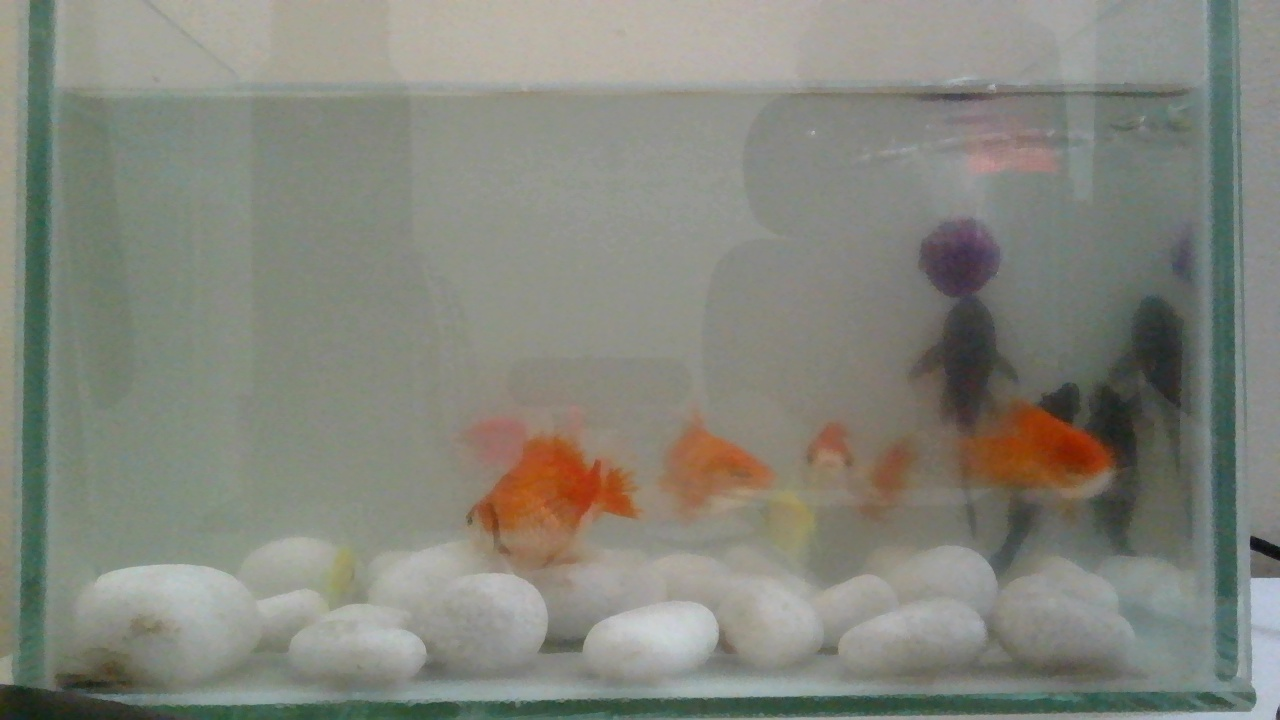
#> input picture dataset/raw/fish_0002.jpg, 1280 x 720 px, given in place of the camera
$ python fish_monitor.py
#> lines starting #> are read from the running program, lines starting #| are printed output that depends on the picture
# -*- coding: utf-8 -*-
"""
SmartEyes Fish Monitor v7 - Rock-Solid Stationary Stone Rejection
==================================================================
Key Fixes & Innovations:
  1. Permanent Stationary Stone Blacklist:
     - Real fish in water are never frozen in the exact same pixel position.
     - Monitors every candidate centroid: if an object's net displacement is
       < 3.5 px over 15 frames (0.5s), it is marked as a STATIONARY STONE.
     - Once blacklisted, all detections at that rock location are permanently
       silenced and dropped!
  2. Bottom Gravel Bed White-Stone Optical Filter:
     - Detects low-saturation / high-brightness white pebbles at the tank bottom
       and rejects them instantly.
  3. Strict Motion Verification (Bug Fix):
     - Eliminated the bug that allowed stationary objects through after locking.
     - Candidate boxes must have active motion or confirmed velocity.
  4. Multi-Factor Identity & Pattern Recognition:
     - Distinguishes similar-looking fish by combining:
         * 128-dim 3D HSV color-pattern histogram
         * Relative body size / area
         * Body aspect ratio (elongation vs roundness)
         * Hue tone & saturation profile
  5. Minimalist UI & 30 FPS:
     - Clean glowing dot on each fish centroid.
     - 'Fish 1', 'Fish 2', etc. floating neatly above each dot.
     - Breadcrumb trail of where the fish swam.
     - Smooth threaded 30 FPS video feed.

Controls:
  R       = Recalibrate fish population
  1 to 9  = Manually lock the exact number of fish on the fly
  Space   = Finalize calibration immediately
  S       = Save tracking log to fish_state.json
  Q       = Quit
"""

import time
import json
import math
import sys
import os
import threading
from collections import deque
from datetime import datetime

import cv2
import numpy as np

try:
    from ultralytics import YOLO
    HAS_YOLO = True
except ImportError:
    HAS_YOLO = False

# =============================================================================
#   CONFIGURATION
# =============================================================================

CAMERA_INDEX        = 0
CAPTURE_WIDTH       = 1280
CAPTURE_HEIGHT      = 720
TARGET_FPS          = 30

DISPLAY_W           = 1280
DISPLAY_H           = 720

MODEL_PATH          = "aquarium_best.pt"
CALIB_DURATION      = 5.0    # seconds to observe motion and count population
DEFAULT_FALLBACK_N  = 6      # fallback if no fish moving during calibration

# --- Tracking Parameters ---
SPATIAL_GATE_DIST   = 160    # max px distance for frame-to-frame continuity
SMOOTH_ALPHA        = 0.70   # position smoothing (0.7 new + 0.3 old)
COAST_FRAMES        = 10     # keep dot at last position if temporarily occluded

# --- Stationary Stone Rejection Parameters ---
STATIC_MAX_DISP     = 3.5    # px: max net displacement to classify as stationary
STATIC_HOLD_FRAMES  = 14     # frames (~0.45s) of zero motion before blacklisting stone
STATIC_PURGE_DIST   = 35.0   # px radius: ignore all future detections around blacklisted stone

# --- Aesthetics ---
DOT_RADIUS          = 5
TRAIL_LENGTH        = 20
FONT                = cv2.FONT_HERSHEY_SIMPLEX

# Distinct palette for fish dots (BGR)
PALETTE = [
    (0,   215, 255),   # Fish 1: Amber / Gold
    (50,  235,  70),   # Fish 2: Neon Green
    (255, 100, 210),   # Fish 3: Magenta / Pink
    (255, 185,  40),   # Fish 4: Sky Blue
    (30,  130, 255),   # Fish 5: Orange
    (220, 240, 255),   # Fish 6: Pearl White
    (190,  70, 255),   # Fish 7: Violet
    (40,  255, 220),   # Fish 8: Cyan
    (250, 210, 100),   # Fish 9: Turquoise
]

def get_palette_color(index: int):
    return PALETTE[index % len(PALETTE)]

# =============================================================================
#   THREADED CAMERA STREAM (Rock-Solid 30 FPS)
# =============================================================================

class VideoStream:
    """Non-blocking background camera reader for steady 30 FPS."""
    def __init__(self, src=0, width=1280, height=720):
        self.stream = cv2.VideoCapture(src, cv2.CAP_DSHOW)
        if not self.stream.isOpened():
            self.stream = cv2.VideoCapture(src)

        self.stream.set(cv2.CAP_PROP_FOURCC, cv2.VideoWriter_fourcc(*'MJPG'))
        self.stream.set(cv2.CAP_PROP_FRAME_WIDTH, width)
        self.stream.set(cv2.CAP_PROP_FRAME_HEIGHT, height)
        self.stream.set(cv2.CAP_PROP_FPS, TARGET_FPS)

        self.ret, self.frame = self.stream.read()
        self.stopped = False
        self.lock = threading.Lock()
        self.thread = threading.Thread(target=self._update, daemon=True)
        self.thread.start()

    def _update(self):
        while not self.stopped:
            ret, frame = self.stream.read()
            if not ret:
                time.sleep(0.01)
                continue
            with self.lock:
                self.ret = ret
                self.frame = frame

    def read(self):
        with self.lock:
            if self.frame is None:
                return False, None
            return self.ret, self.frame.copy()

    def is_opened(self):
        return self.stream.isOpened()

    def stop(self):
        self.stopped = True
        if self.thread.is_alive():
            self.thread.join(timeout=1.0)
        self.stream.release()

# =============================================================================
#   STATIONARY STONE BLACKLIST ENGINE
# =============================================================================

class StationaryStoneFilter:
    """
    Monitors all detection centroids over consecutive frames.
    If an object remains virtually motionless (< 3.5 px displacement over 14 frames),
    it is permanently blacklisted as a stone / decoration and suppressed!
    """
    def __init__(self):
        self.probes = []           # tracked candidate locations
        self.blacklist = []        # list of (x, y, radius) permanent stone locations

    # [6 lines left out: function is_stone_location, not called in this run]

    def filter_and_update(self, raw_candidates):
        """
        raw_candidates: list of dicts with 'cx', 'cy', 'bbox', 'sig'
        Returns: list of valid MOVING fish candidates (stationary stones purged).
        """
        valid_candidates = []
        matched_probes = set()

        for cand in raw_candidates:
            cx, cy = cand['cx'], cand['cy']

            # If already near a known stationary stone, instantly discard!
            if self.is_stone_location(cx, cy):
                continue

            # Associate with existing probe
            best_p = None
            best_d = 28.0
            for i, p in enumerate(self.probes):
                if i in matched_probes:
                    continue
                d = math.hypot(cx - p['cx'], cy - p['cy'])
                if d < best_d:
                    best_d = d
                    best_p = i

            if best_p is not None:
                matched_probes.add(best_p)
                p = self.probes[best_p]
                orig_x, orig_y = p['history'][0]
                disp = math.hypot(cx - orig_x, cy - orig_y)
                p['history'].append((cx, cy))
                p['cx'], p['cy'] = cx, cy

                # Check if it has failed to move over enough frames
                if len(p['history']) >= STATIC_HOLD_FRAMES and disp < STATIC_MAX_DISP:
                    # Stationary stone confirmed!
                    self.blacklist.append((cx, cy, STATIC_PURGE_DIST))
                    # print(f"  [STONE BLACKLISTED] Fixed stone at ({cx:.0f}, {cy:.0f}) - Net move only {disp:.1f}px")
                else:
                    valid_candidates.append(cand)
            else:
                # New probe
                h = deque(maxlen=STATIC_HOLD_FRAMES * 2)
                h.append((cx, cy))
                self.probes.append({'history': h, 'cx': cx, 'cy': cy})
                valid_candidates.append(cand)

        # Cleanup old probes that disappeared
        if len(self.probes) > 50:
            self.probes = self.probes[-30:]

        return valid_candidates

# =============================================================================
#   WHITE-STONE OPTICAL FILTER (Bottom Gravel Bed)
# =============================================================================

# [81 lines left out: functions is_white_stone_optical, extract_multi_factor_signature, compute_similarity, not called in this run]

# =============================================================================
#   TRACKED FISH ENTITY
# =============================================================================

class TrackedFish:
    # [69 lines left out: functions __init__, update_position, mark_missed, to_dict, greedy_bipartite_match, not called in this run]

# =============================================================================
#   FISH TRACKING & POPULATION ENGINE
# =============================================================================

class SmartEyesEngine:
    def __init__(self, model_path=MODEL_PATH):
        self.fishes = []                  # list of TrackedFish
        self.population_locked = False
        self.target_population = DEFAULT_FALLBACK_N

        # MOG2 background subtractor
        self.bg_sub = cv2.createBackgroundSubtractorMOG2(history=300, varThreshold=32, detectShadows=False)

        # Permanent stone rejector
        self.stone_filter = StationaryStoneFilter()

        # Calibration state
        self.calibrating = True
        self.calib_start = time.time()
        self.calib_counts = deque(maxlen=200)

        # YOLO Detector
        self.detector = None
        if HAS_YOLO and os.path.exists(model_path):
            try:
                self.detector = YOLO(model_path)
                print(f"[INFO] Detector loaded: {model_path}")
            except Exception as e:
                print(f"[WARN] Detector load failed: {e}")

    def start_calibration(self):
        self.calibrating = True
        self.calib_start = time.time()
        self.calib_counts.clear()
        self.fishes.clear()
        self.population_locked = False
        print("[CALIB] Calibrating fish population (ignoring stationary stones)...")

    # [5 lines left out: function lock_population, not called in this run]

    def _extract_candidates(self, frame_bgr):
        fh, fw = frame_bgr.shape[:2]

        # 1. Background subtraction for motion
        fg_mask = self.bg_sub.apply(frame_bgr)
        kernel = cv2.getStructuringElement(cv2.MORPH_ELLIPSE, (5, 5))
        fg_clean = cv2.morphologyEx(fg_mask, cv2.MORPH_OPEN, kernel)
        fg_clean = cv2.morphologyEx(fg_clean, cv2.MORPH_DILATE, kernel, iterations=2)

        # 2. YOLO detections
        yolo_boxes = []
        if self.detector is not None:
            try:
                results = self.detector.predict(
                    source=frame_bgr,
                    conf=0.15,
                    iou=0.40,
                    imgsz=320,
                    classes=[0] if "aquarium" in MODEL_PATH.lower() else None,
                    verbose=False
                )
                if results and results[0].boxes is not None:
                    for b in results[0].boxes:
                        x1, y1, x2, y2 = [int(v) for v in b.xyxy[0]]
                        if x1 > 25 and y1 > 20 and x2 < fw - 25 and y2 < fh - 20:
                            yolo_boxes.append((x1, y1, x2, y2))
            except Exception:
                pass

        # 3. Motion contours
        contours, _ = cv2.findContours(fg_clean, cv2.RETR_EXTERNAL, cv2.CHAIN_APPROX_SIMPLE)
        motion_boxes = []
        for c in contours:
            area = cv2.contourArea(c)
            if 300 < area < 40000:
                mx, my, mw, mh = cv2.boundingRect(c)
                if mx > 25 and my > 20 and (mx + mw) < fw - 25 and (my + mh) < fh - 20:
                    motion_boxes.append((mx, my, mx + mw, my + mh))

        # Merge boxes with motion confirmation
        merged_boxes = []
        for yb in yolo_boxes:
            x1, y1, x2, y2 = yb
            crop = frame_bgr[y1:y2, x1:x2]

            # REJECT 1: Bottom gravel white stone optical check
            if is_white_stone_optical(crop, y2, fh):
                continue

            # REJECT 2: Real motion check inside box (eliminates stationary stones)
            mask_crop = fg_clean[y1:y2, x1:x2]
            motion_density = np.mean(mask_crop > 0)
            if motion_density > 0.04:
                merged_boxes.append(yb)

        # Include moving fish detected by motion even if YOLO missed them
        for mb in motion_boxes:
            mcx = (mb[0] + mb[2]) / 2.0
            mcy = (mb[1] + mb[3]) / 2.0
            overlap = any(math.hypot(mcx - ((yb[0]+yb[2])/2.0), mcy - ((yb[1]+yb[3])/2.0)) < 40 for yb in merged_boxes)
            if not overlap:
                crop = frame_bgr[mb[1]:mb[3], mb[0]:mb[2]]
                if not is_white_stone_optical(crop, mb[3], fh):
                    merged_boxes.append(mb)

        # Build candidate structures
        raw_candidates = []
        for b in merged_boxes:
            x1, y1, x2, y2 = b
            crop = frame_bgr[y1:y2, x1:x2]
            sig = extract_multi_factor_signature(crop)
            if sig is not None:
                cx = (x1 + x2) / 2.0
                cy = (y1 + y2) / 2.0
                raw_candidates.append({
                    'cx': cx,
                    'cy': cy,
                    'bbox': b,
                    'sig': sig
                })

        # REJECT 3: Stationary Stone Filter (Blacklists objects with zero net displacement)
        verified_candidates = self.stone_filter.filter_and_update(raw_candidates)

        return verified_candidates

    def update(self, frame_bgr, now):
        candidates = self._extract_candidates(frame_bgr)

        # -------------------------------------------------------------
        # CALIBRATION PHASE: Count Moving Fish Only
        # -------------------------------------------------------------
        if self.calibrating:
            self.calib_counts.append(len(candidates))
            elapsed = now - self.calib_start

            if len(candidates) > len(self.fishes):
                self.fishes = [
                    TrackedFish(i + 1, (c['cx'], c['cy']), c['sig'])
                    for i, c in enumerate(candidates)
                ]

            if elapsed >= CALIB_DURATION:
                valid_counts = [c for c in self.calib_counts if c > 0]
                if valid_counts:
                    determined_count = int(np.percentile(valid_counts, 75))
                    determined_count = max(1, min(9, determined_count))
                else:
                    determined_count = DEFAULT_FALLBACK_N

                self.lock_population(determined_count)
                self.fishes = self.fishes[:self.target_population]
                while len(self.fishes) < self.target_population:
                    idx = len(self.fishes) + 1
                    dummy_sig = self.fishes[0].signature if self.fishes else None
                    self.fishes.append(TrackedFish(idx, (DISPLAY_W / 2, DISPLAY_H / 2), dummy_sig))

            return self.fishes

        # -------------------------------------------------------------
        # TRACKING & RE-ID PHASE: Strictly Fixed N Fish
        # -------------------------------------------------------------
        if not self.fishes:
            return []

        if not candidates:
            for f in self.fishes:
                f.mark_missed()
            return self.fishes

        # Cost matrix: Rows = Detections, Columns = Registered Fish
        num_dets = len(candidates)
        num_fish = len(self.fishes)
        cost_matrix = np.full((num_dets, num_fish), float('inf'), dtype=np.float32)

        for i, cand in enumerate(candidates):
            for j, fish in enumerate(self.fishes):
                sim = compute_similarity(cand['sig'], fish.signature)
                dist = math.hypot(cand['cx'] - fish.cx, cand['cy'] - fish.cy)

                if fish.is_visible:
                    spatial_cost = min(1.0, dist / SPATIAL_GATE_DIST)
                    cost = 0.50 * spatial_cost + 0.50 * (1.0 - sim)
                else:
                    cost = 1.0 - sim

                cost_matrix[i, j] = cost

        matches = greedy_bipartite_match(cost_matrix, max_cost=0.75)
        matched_fish_indices = set()

        for det_idx, fish_idx in matches:
            matched_fish_indices.add(fish_idx)
            cand = candidates[det_idx]
            self.fishes[fish_idx].update_position(cand['cx'], cand['cy'], cand['sig'], now)

        for j, fish in enumerate(self.fishes):
            if j not in matched_fish_indices:
                fish.mark_missed()

        return self.fishes

# =============================================================================
#   MINIMALIST RENDERING
# =============================================================================

# [33 lines left out: function render_fish, not called in this run]

def render_calibration_hud(frame, elapsed, total_time, current_detected):
    h, w = frame.shape[:2]
    pw, ph = 520, 60
    x1, y1 = (w - pw) // 2, 20
    x2, y2 = x1 + pw, y1 + ph

    sub = frame[y1:y2, x1:x2]
    dark = np.zeros_like(sub)
    cv2.addWeighted(sub, 0.20, dark, 0.80, 0, sub)
    frame[y1:y2, x1:x2] = sub
    cv2.rectangle(frame, (x1, y1), (x2, y2), (0, 215, 255), 2)

    progress = min(1.0, elapsed / max(1e-5, total_time))
    txt = f"CALIBRATING TANK POPULATION... [{progress * 100:.0f}%]"
    sub_txt = f"Filtering stationary stones  |  Moving fish seen: {current_detected}  |  [Space]: Lock Now"

    cv2.putText(frame, txt, (x1 + 14, y1 + 24), FONT, 0.46, (0, 215, 255), 1, cv2.LINE_AA)
    cv2.putText(frame, sub_txt, (x1 + 14, y1 + 46), FONT, 0.36, (220, 220, 220), 1, cv2.LINE_AA)

    bx1 = x1 + 2
    bx2 = x1 + int((pw - 4) * progress)
    cv2.line(frame, (bx1, y2 - 2), (bx2, y2 - 2), (0, 215, 255), 3)

# [14 lines left out: function render_top_banner, not called in this run]

# =============================================================================
#   MAIN
# =============================================================================

def run():
    print("=" * 65)
    print("   SmartEyes Computer Vision Fish Monitor (v7 Anti-Stone Engine) ")
    print("=" * 65)

    vs = VideoStream(src=CAMERA_INDEX, width=CAPTURE_WIDTH, height=CAPTURE_HEIGHT)
#> in __init__, self.frame is the input picture: shape (720, 1280, 3); mean B, G, R 124, 133.4, 132.1
    time.sleep(0.5)

    if not vs.is_opened():
        sys.exit(f"[ERROR] Could not open camera {CAMERA_INDEX}.")

    engine = SmartEyesEngine()
    engine.start_calibration()

    cv2.namedWindow("SmartEyes Fish Monitor", cv2.WINDOW_NORMAL)
    cv2.resizeWindow("SmartEyes Fish Monitor", DISPLAY_W, DISPLAY_H)

    prev_time = time.time()
    ema_fps = 30.0

    print("\n[INFO] Starting camera feed at 30 FPS.")
    print("[KEYS] R: Re-calibrate | 1..9: Set exact fish count | Space: Lock Count | Q: Quit\n")

    try:
        while True:
            ret, frame = vs.read()
            if not ret or frame is None:
                time.sleep(0.01)
                continue

            now = time.time()
            dt = max(now - prev_time, 1e-5)
            prev_time = now
            ema_fps = 0.88 * ema_fps + 0.12 * (1.0 / dt)

            disp = cv2.resize(frame, (DISPLAY_W, DISPLAY_H))

            fishes = engine.update(disp, now)
#> in _extract_candidates, `contours, _ = cv2.findContours(fg_clean, cv2.RETR_EXTERNAL, cv2.CHAIN_..`: contours = [[[0, 0], [0, 719], [1279, 719], [1279, 0]]]
#> the loop in _extract_candidates, `for c in contours:` made 1 pass
#> (c, area) on pass 1: ([[0, 0], [0, 719], [1279, 719], [1279, 0]], 919601)
#> after the loop in _extract_candidates, `for c in contours:`: motion_boxes = []
#> after the loop in filter_and_update, `for cand in raw_candidates:`: matched_probes = 0 items; self.blacklist = []
#> fishes = []

            visible_count = 0
            for f in fishes:
                if f.is_visible:
                    visible_count += 1
                    f.total_sec += dt
                    render_fish(disp, f)
#> this loop made 0 passes
#> after the loop, visible_count = 0

            if engine.calibrating:
                elapsed = now - engine.calib_start
                render_calibration_hud(disp, elapsed, CALIB_DURATION, len(fishes))
#> in render_calibration_hud, `sub = frame[y1:y2, x1:x2]`:
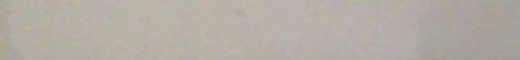
#> sub: shape (60, 520, 3); mean B, G, R 164.9, 173.6, 178.8
#> in render_calibration_hud, `frame[y1:y2, x1:x2] = sub`:
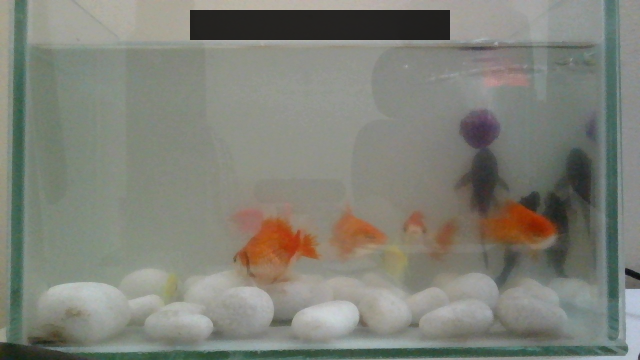
#> frame: shape (720, 1280, 3) (shown at 1/2 size); mean B, G, R 119.5, 128.7, 127.2
#> in render_calibration_hud, `cv2.putText(frame, sub_txt, (x1 + 14, y1 + 46), FONT, 0.36, (220, 220,..`:
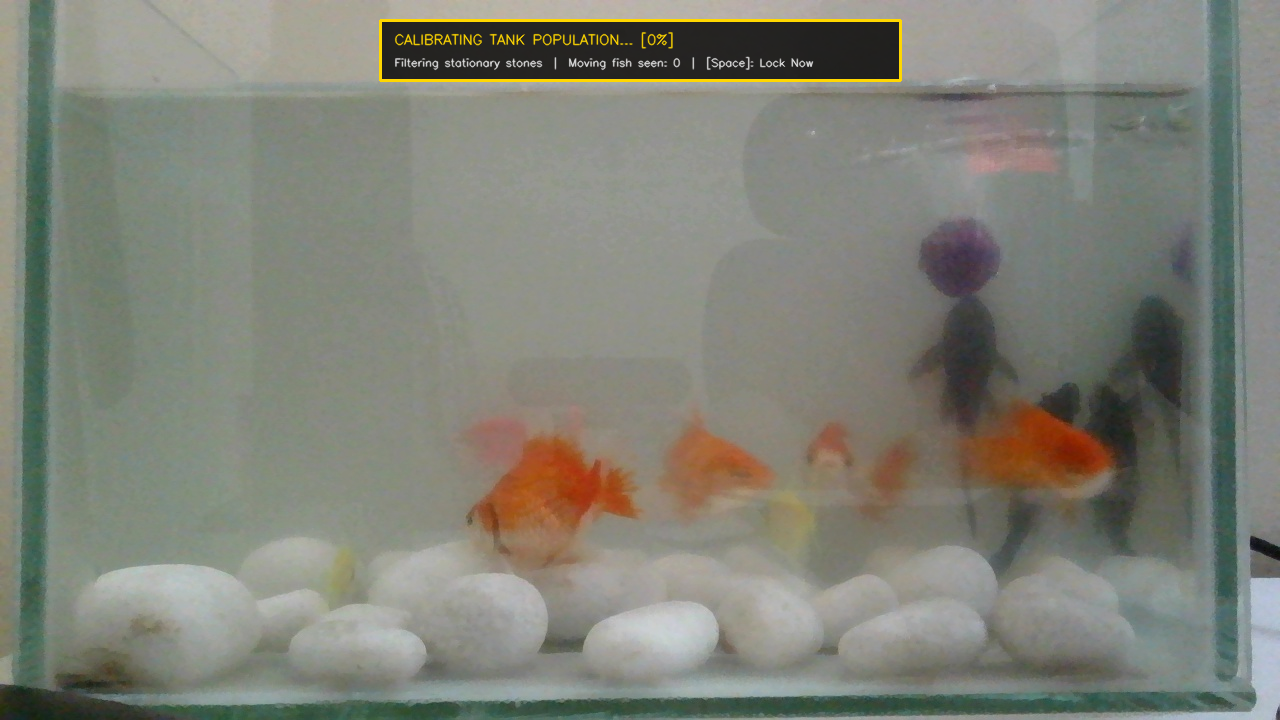
#> frame: shape (720, 1280, 3); mean B, G, R 119.3, 129.5, 128.2
            else:
                render_top_banner(disp, ema_fps, visible_count, engine.target_population)

            cv2.imshow("SmartEyes Fish Monitor", disp)

            k = cv2.waitKey(1) & 0xFF
#> (key q is pressed here)
            if k == ord('q') or k == ord('Q'):
                break
            elif k == ord('r') or k == ord('R'):
                engine.start_calibration()
            elif k == 32 or k == 13:
                if engine.calibrating:
                    engine.lock_population(len(fishes) if fishes else DEFAULT_FALLBACK_N)
            elif ord('1') <= k <= ord('9'):
                engine.lock_population(k - ord('0'))

    finally:
        vs.stop()
        cv2.destroyAllWindows()

    print("\n" + "=" * 50)
    print("           MONITORING SESSION SUMMARY             ")
    print("=" * 50)
    summary = {str(f.id): f.to_dict() for f in engine.fishes}
    print(json.dumps(summary, indent=2))
    print(f"\n[DONE] Monitored {len(summary)} fish.")

if __name__ == "__main__":
    run()
